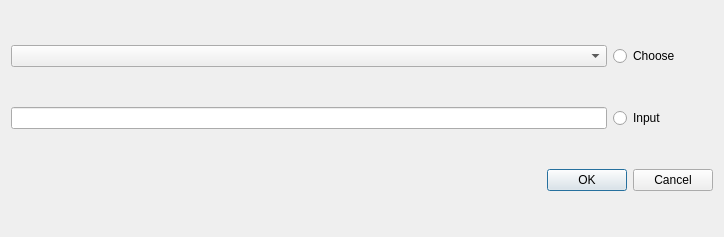
<?xml version="1.0" encoding="UTF-8"?>
<ui version="4.0">
 <class>FunctionInput</class>
 <widget class="QDialog" name="FunctionInput">
  <property name="geometry">
   <rect>
    <x>0</x>
    <y>0</y>
    <width>724</width>
    <height>237</height>
   </rect>
  </property>
  <property name="windowTitle">
   <string>Dialog</string>
  </property>
  <layout class="QVBoxLayout" name="verticalLayout">
   <item>
    <layout class="QHBoxLayout" name="horizontalLayout_2">
     <item>
      <widget class="QComboBox" name="comboBox_functions"/>
     </item>
     <item>
      <widget class="QRadioButton" name="radioButton_chooseFunction">
       <property name="minimumSize">
        <size>
         <width>100</width>
         <height>0</height>
        </size>
       </property>
       <property name="maximumSize">
        <size>
         <width>100</width>
         <height>16777215</height>
        </size>
       </property>
       <property name="text">
        <string>Choose</string>
       </property>
      </widget>
     </item>
    </layout>
   </item>
   <item>
    <layout class="QHBoxLayout" name="horizontalLayout">
     <item>
      <widget class="QLineEdit" name="lineEdit_function"/>
     </item>
     <item>
      <widget class="QRadioButton" name="radioButton_inputFunction">
       <property name="minimumSize">
        <size>
         <width>100</width>
         <height>0</height>
        </size>
       </property>
       <property name="maximumSize">
        <size>
         <width>100</width>
         <height>16777215</height>
        </size>
       </property>
       <property name="text">
        <string>Input</string>
       </property>
      </widget>
     </item>
    </layout>
   </item>
   <item>
    <widget class="QDialogButtonBox" name="buttonBox">
     <property name="orientation">
      <enum>Qt::Horizontal</enum>
     </property>
     <property name="standardButtons">
      <set>QDialogButtonBox::Cancel|QDialogButtonBox::Ok</set>
     </property>
    </widget>
   </item>
  </layout>
 </widget>
 <resources/>
 <connections>
  <connection>
   <sender>buttonBox</sender>
   <signal>accepted()</signal>
   <receiver>FunctionInput</receiver>
   <slot>accept()</slot>
   <hints>
    <hint type="sourcelabel">
     <x>248</x>
     <y>254</y>
    </hint>
    <hint type="destinationlabel">
     <x>157</x>
     <y>274</y>
    </hint>
   </hints>
  </connection>
  <connection>
   <sender>buttonBox</sender>
   <signal>rejected()</signal>
   <receiver>FunctionInput</receiver>
   <slot>reject()</slot>
   <hints>
    <hint type="sourcelabel">
     <x>316</x>
     <y>260</y>
    </hint>
    <hint type="destinationlabel">
     <x>286</x>
     <y>274</y>
    </hint>
   </hints>
  </connection>
 </connections>
</ui>
